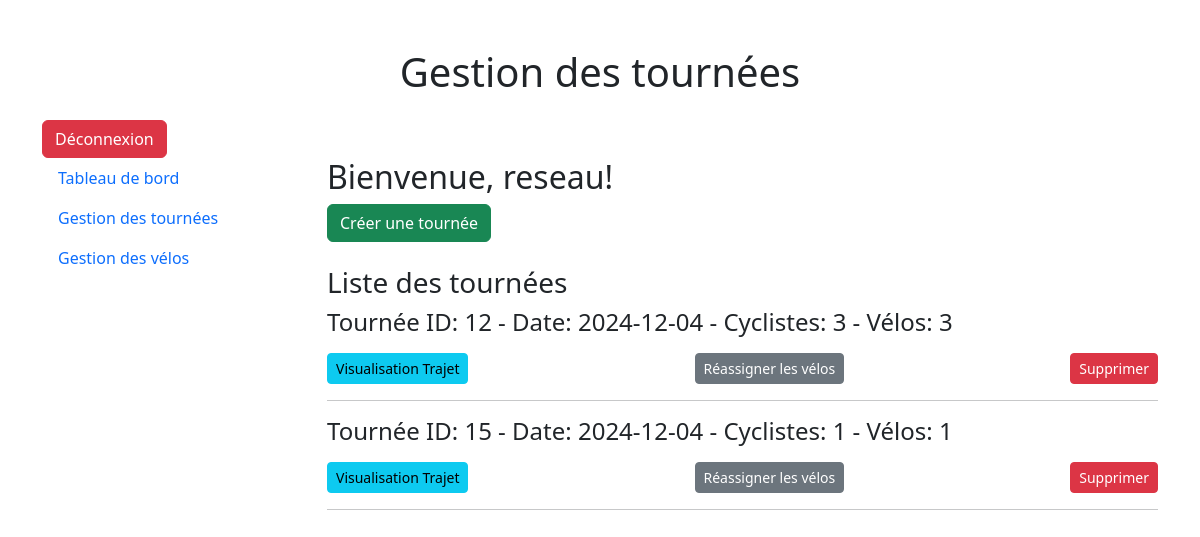
Screenshot of /gestionnaire_reseau/gestion_tournees.php (signed in) with the database file from the repository.
### tables this page shows
CREATE TABLE `tournees` (
  `id` int(11) NOT NULL,
  `date` date NOT NULL,
  `cycliste_id` int(11) DEFAULT NULL,
  `velo_id` int(11) DEFAULT NULL,
  `heure_debut` time DEFAULT NULL,
  `heure_fin` time DEFAULT NULL,
  `etat` enum('planifiee','en_cours','terminee','interrompue') NOT NULL DEFAULT 'planifiee'
);

### gestionnaire_reseau/gestion_tournees.php (the view, shortened to what this page needs)
<?php
$servername = "localhost";
$username_db = "root";
$password_db = "";
$dbname = "poubelle_verte";
$conn = new mysqli($servername, $username_db, $password_db, $dbname);
$sqlTournees = "SELECT t.id AS tournee_id, t.date, t.heure_debut, t.etat, COUNT(tc.cycliste_id) AS nombre_cyclistes,
                (SELECT COUNT(v.id) FROM tournees_cyclistes tc2 LEFT JOIN velos v ON tc2.velo_id = v.id WHERE tc2.tournee_id = t.id) AS nombre_velos
                FROM tournees t
                LEFT JOIN tournees_cyclistes tc ON t.id = tc.tournee_id
                GROUP BY t.id
                ORDER BY t.date DESC";
$resultTournees = $conn->query($sqlTournees);
?>
<!DOCTYPE html>
<html>
<head>
    <link rel="stylesheet" href="https://cdn.jsdelivr.net/npm/bootstrap@5.3.0/dist/css/bootstrap.min.css">
</head>
<body>
<div class="container mt-5">
    <h1 class="text-center mb-4">Gestion des tournées</h1>
    <a href="../logout.php" class="btn btn-danger logout-btn">Déconnexion</a>
    <div class="row">
        <div class="col-md-3">
            <ul class="nav flex-column">
                <li class="nav-item">
                    <a class="nav-link" href="gestionnaire_reseau.php">Tableau de bord</a>
                </li>
                <li class="nav-item">
                    <a class="nav-link active" href="gestion_tournees.php">Gestion des tournées</a>
                </li>
                <li class="nav-item">
                    <a class="nav-link" href="gestion_velos.php">Gestion des vélos</a>
                </li>
            </ul>
        </div>
        <div class="col-md-9">
            <h2>Bienvenue, <?php echo htmlspecialchars($_SESSION['prenom']); ?>!</h2>
            <form method="POST">
                <button type="submit" class="btn btn-success mb-4">Créer une tournée</button>
            </form>
            <h3>Liste des tournées</h3>
            <?php if ($resultTournees->num_rows > 0): ?>
                <?php while ($row = $resultTournees->fetch_assoc()): ?>
                    <div class='tournee'>
                        <h4>Tournée ID: <?php echo $row['tournee_id']; ?> - Date: <?php echo $row['date']; ?> - Cyclistes: <?php echo $row['nombre_cyclistes']; ?> - Vélos: <?php echo $row['nombre_velos']; ?></h4>
                        <div class='d-flex justify-content-between mt-3'>
                            <a href="trajet.php?tournee_id=<?php echo $row['tournee_id']; ?>" class="btn btn-info btn-sm">Visualisation Trajet</a>
                            <form method='POST' class='d-inline'>
                                <button type='submit' class='btn btn-secondary btn-sm' name='reassigner_velos'>Réassigner les vélos</button>
                            </form>
                            <form method='POST' class='d-inline'>
                                <button type='submit' class='btn btn-danger btn-sm' name='delete_tournee' onclick="return confirm('Êtes-vous sûr de vouloir supprimer cette tournée ?')">Supprimer</button>
                            </form>
                        </div>
                    </div>
                    <hr>
                <?php endwhile; ?>
            <?php else: ?>
                <p>Aucune tournée n'est disponible pour le moment.</p>
            <?php endif; ?>
        </div>
    </div>
</div>
</body>
</html>

### rows the page displays
tournees: id "12", date "2024-12-04", nombre_cyclistes "3", nombre_velos "3"
tournees: id "15", date "2024-12-04", nombre_cyclistes "1", nombre_velos "1"

### other values shown
$_SESSION['prenom'] "reseau"
